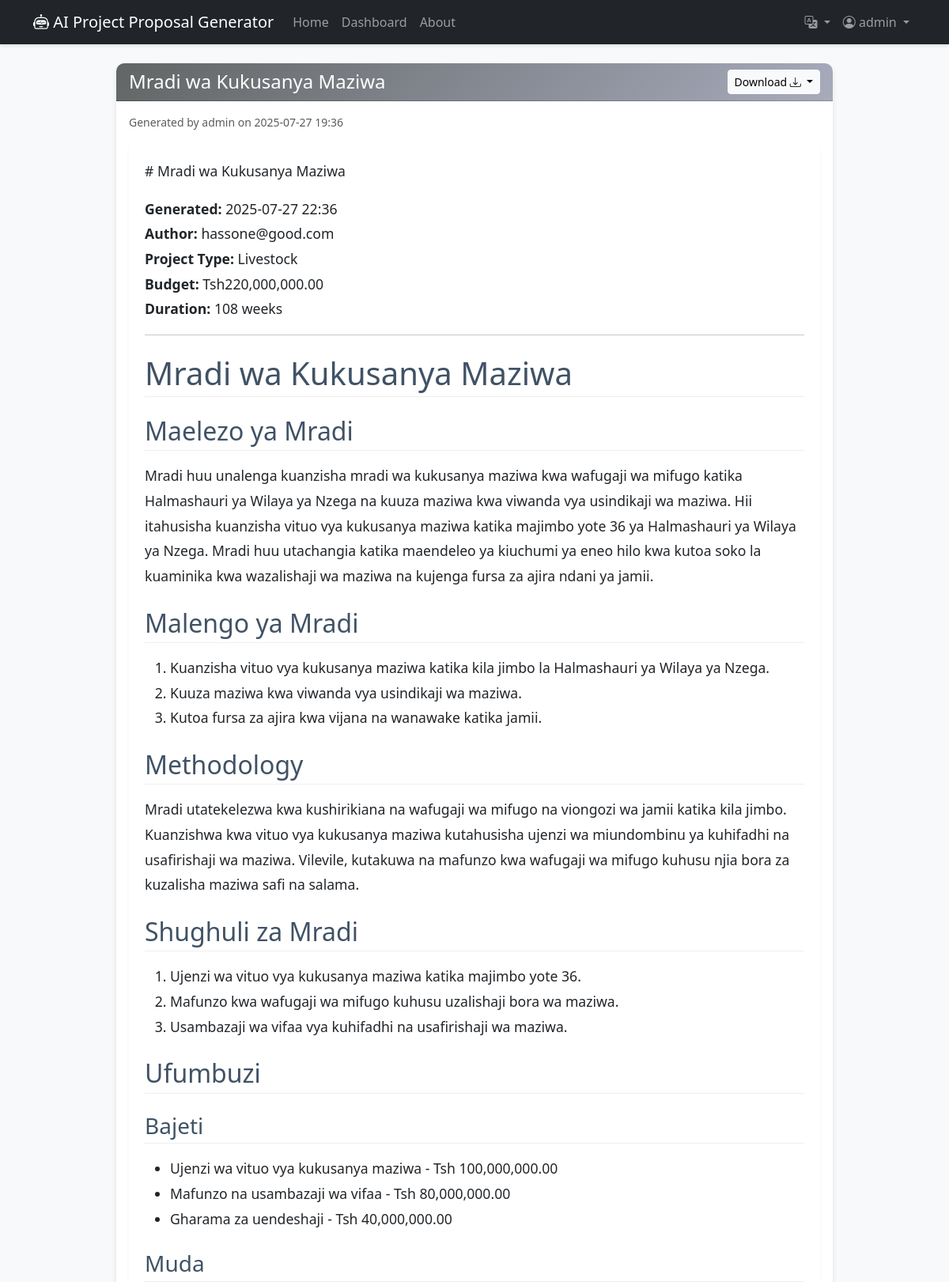
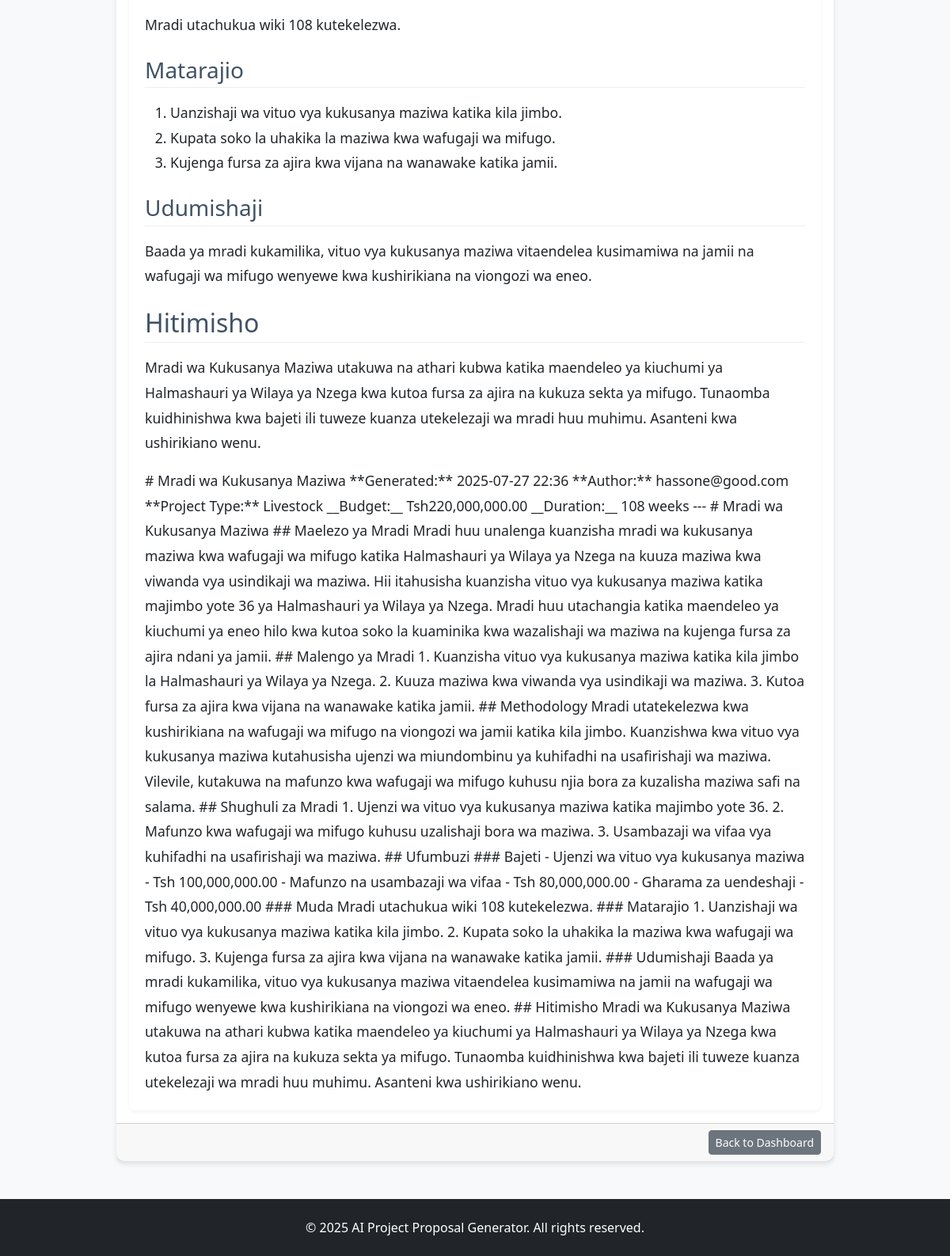
/proposal/31 (signed in), run on the app's committed database (2 pictures, top to bottom).
### app/models.py (models this page shows, shortened)
class User(db.Model, UserMixin):
    id = db.Column(db.Integer, primary_key=True)
    username = db.Column(db.String(20), unique=True, nullable=False)
    email = db.Column(db.String(120), unique=True, nullable=False)
    password_hash = db.Column(db.String(128))
    proposals = db.relationship('Proposal', backref='author', lazy=True)

class Proposal(db.Model):
    id = db.Column(db.Integer, primary_key=True)
    title = db.Column(db.String(100), nullable=False)
    content = db.Column(db.Text, nullable=False)
    project_type = db.Column(db.String(50))
    generated_at = db.Column(db.DateTime, nullable=False, default=datetime.utcnow)
    user_id = db.Column(db.Integer, db.ForeignKey('user.id'), nullable=False)

### app/main/routes.py (the view)
@main_bp.route('/proposal/<int:proposal_id>')
@login_required
def view_proposal(proposal_id):
    proposal = Proposal.query.get_or_404(proposal_id)
    if proposal.user_id != current_user.id:
        flash('You are not authorized to view this proposal.', 'danger')
        return redirect(url_for('main.dashboard'))
    return render_template('main/proposal.html', proposal=proposal, datetime=datetime)

### app/models.py (called while the page is built)
@login_manager.user_loader
def load_user(user_id):
    return User.query.get(int(user_id))

### app/templates/main/proposal.html (shortened to what this page needs)
{% extends "main/base.html" %}
{% block content %}
<div class="container mt-4">
    <div class="row justify-content-center">
        <div class="col-lg-10">
            <div class="card">
                <div class="card-header d-flex justify-content-between align-items-center">
                    <h4 class="mb-0 text-white">{{ proposal.title }}</h4>
                    <div class="btn-group" role="group" aria-label="Download options">
                        <button type="button" class="btn btn-light btn-sm dropdown-toggle" data-bs-toggle="dropdown" aria-expanded="false">
                            {{_("Download")}} <i class="bi bi-download"></i>
                        </button>
                    </div>
                </div>
                <div class="card-body">
                    <small class="text-muted d-block mb-3">Generated by {{ proposal.author.username }} on {{ moment(proposal.generated_at).format('YYYY-MM-DD HH:mm') }}</small>
                    <div class="proposal-content">
                        {{ proposal.content | safe }}
                    </div>
                </div>
                <div class="card-footer text-end">
                    <a href="{{ url_for('main.dashboard') }}" class="btn btn-secondary btn-sm">{{_("Back to Dashboard")}}</a>
                </div>
            </div>
        </div>
    </div>
</div>
{% endblock %}

### app/templates/main/base.html (shortened to what this page needs)
<!DOCTYPE html>
<html lang="en">
<head>
    <link href="https://cdn.jsdelivr.net/npm/bootstrap@5.3.0/dist/css/bootstrap.min.css" rel="stylesheet">
    <link rel="stylesheet" href="https://cdn.jsdelivr.net/npm/bootstrap-icons@1.10.0/font/bootstrap-icons.css">
    <link rel="stylesheet" href="{{ url_for('static', filename='css/style.css') }}">
</head>
<body>
    <nav class="navbar navbar-expand-lg navbar-dark bg-dark mb-4">
        <div class="container">
            <a class="navbar-brand" href="{{ url_for('main.index') }}">
                <i class="bi bi-robot"></i> AI Project Proposal Generator
            </a>
            <div class="collapse navbar-collapse" id="navbarNav">
                <ul class="navbar-nav me-auto">
                    <li class="nav-item">
                        <a class="nav-link" href="{{ url_for('main.index') }}">{{_("Home")}}</a>
                    </li>
                    <li class="nav-item">
                        <a class="nav-link" href="{{ url_for('main.dashboard') }}">{{_("Dashboard")}}</a>
                    </li>
                    <li class="nav-item">
                        <a class="nav-link" href="{{ url_for('main.about') }}">{{_("About")}}</a>
                    </li>
                </ul>
                <ul class="navbar-nav">
                    <li class="nav-item dropdown">
                        <a class="nav-link dropdown-toggle" href="#" data-bs-toggle="dropdown">
                            <i class="bi bi-translate"></i>
                        </a>
                    </li>
                    {% if current_user.is_authenticated %}
                    <li class="nav-item dropdown">
                        <a class="nav-link dropdown-toggle" href="#" id="navbarDropdown" role="button" data-bs-toggle="dropdown" aria-expanded="false">
                            <i class="bi bi-person-circle"></i> {{ current_user.username }}
                        </a>
                    </li>
                    {% endif %}
                </ul>
            </div>
        </div>
    </nav>
    <main class="container mb-5">
        {% block content %}{% endblock %}
    </main>
    <footer class="bg-dark text-white py-4 mt-5">
        <div class="container text-center">
            <p class="mb-0">&copy; {{ now.year }} {{_("AI Project Proposal Generator. All rights reserved")}}.</p>
        </div>
    </footer>
</body>
</html>

### app/static/CSS/style.css (style rules this page uses)
body { font-family: 'Segoe UI', Tahoma, Geneva, Verdana, sans-serif; background-color: #f8f9fa; color: #212529; }
.navbar { box-shadow: 0 2px 4px rgba(0,0,0,.1); }
.card { border: none; border-radius: 10px; box-shadow: 0 4px 6px rgba(0,0,0,.1); transition: transform 0.3s ease; }
.card-header { border-radius: 10px 10px 0 0 !important; background: linear-gradient(135deg, #616565 0%, #a7abbc 100%); //background: linear-gradient(135deg, #667eea 0%, #764ba2 100%); color: white; }
.proposal-content { line-height: 1.8; font-size: 1.1rem; padding: 20px; background-color: #ffffff; border-radius: 8px; box-shadow: 0 2px 4px rgba(0,0,0,.05); }
.proposal-content h1, .proposal-content h2, .proposal-content h3 { margin-top: 1.5rem; margin-bottom: 1rem; color: #405265; border-bottom: 1px solid #eee; padding-bottom: 5px; }

### data on the page
User: username "admin", author.username "admin"
Proposal: title "Mradi wa Kukusanya Maziwa", generated_at "2025-07-27 19:36", content "# Mradi wa Kukusanya Maziwa Generated: 2025-07-27 22:36 Author: hassone@good.com Project Type: Livestock Budget: Tsh220,000,000.00 Duration: 108 weeks Mradi wa Kukusanya Maziwa Maelezo ya Mradi Mradi huu unalenga kuanzisha mradi wa kukusanya maziwa kwa wafugaji wa mifugo katika Halmashauri ya Wilaya ya Nzega na kuuza maziwa kwa viwanda vya usindikaji wa maziwa. Hii itahusisha kuanzisha vituo vya kukusanya maziwa katika majimbo yote 36 ya Halmashauri ya Wilaya ya Nzega. Mradi huu utachangia katika maendeleo ya kiuchumi ya eneo hilo kwa kutoa soko la kuaminika kwa wazalishaji wa maziwa na kujenga fursa za ajira ndani ya jamii. Malengo ya Mradi Kuanzisha vituo vya kukusanya maziwa katika kila…", content "# Mradi wa Kukusanya Maziwa **Generated:** 2025-07-27 22:36 **Author:** hassone@good.com **Project Type:** Livestock __Budget:__ Tsh220,000,000.00 __Duration:__ 108 weeks --- # Mradi wa Kukusanya Maziwa ## Maelezo ya Mradi Mradi huu unalenga kuanzisha mradi wa kukusanya maziwa kwa wafugaji wa mifugo katika Halmashauri ya Wilaya ya Nzega na kuuza maziwa kwa viwanda vya usindikaji wa maziwa. Hii itahusisha kuanzisha vituo vya kukusanya maziwa katika majimbo yote 36 ya Halmashauri ya Wilaya ya Nzega. Mradi huu utachangia katika maendeleo ya kiuchumi ya eneo hilo kwa kutoa soko la kuaminika kwa wazalishaji wa maziwa na kujenga fursa za ajira ndani ya jamii. ## Malengo ya Mradi 1. Kuanzisha…"
